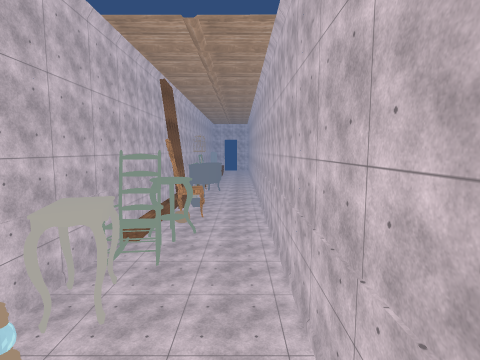
View 1 (above)

14 first-person views from a walk through a 3-D level made in the Unity game engine. The camera is 1.2 m above the floor, tilts 6° down and sees 80° across. The floor is counted in squares, 1 m on a side. Each view is taken from the middle of a square. On the plan, view 1 faces up. The plan holds only what a view shows up to about 13 squares ahead; the rest is blank. The place goes on beyond the plan. Some surface patterns are stand-ins.

View 2
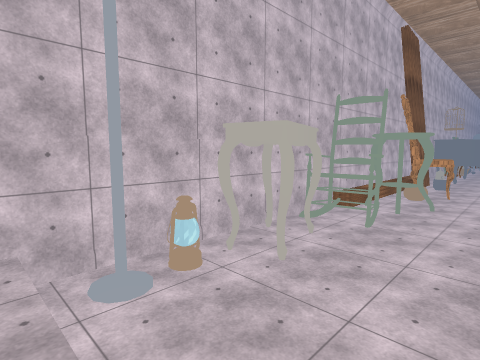

View 3
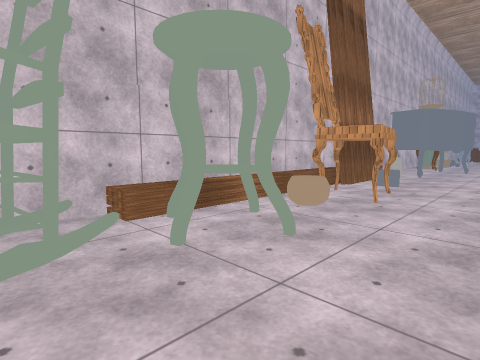

View 4
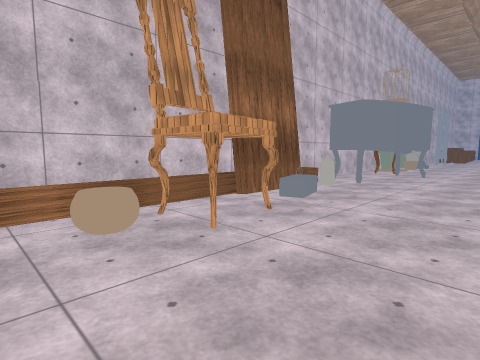

View 5
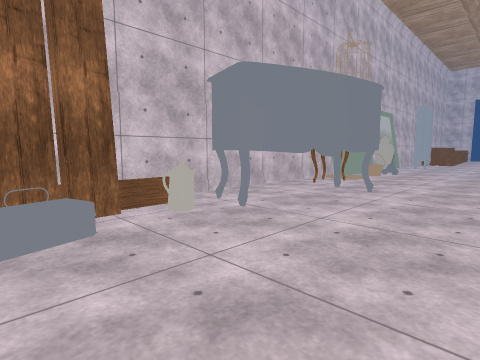

View 6
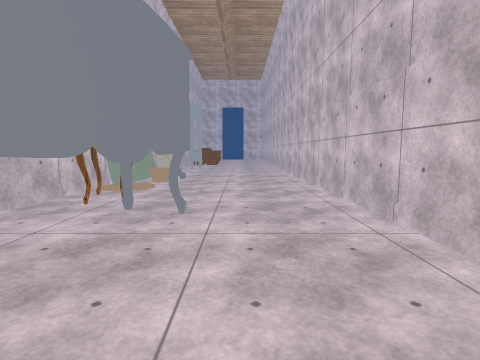

View 7
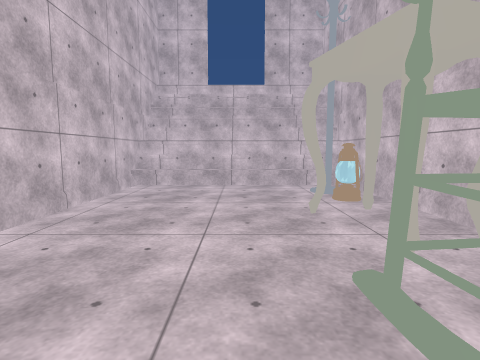

View 8
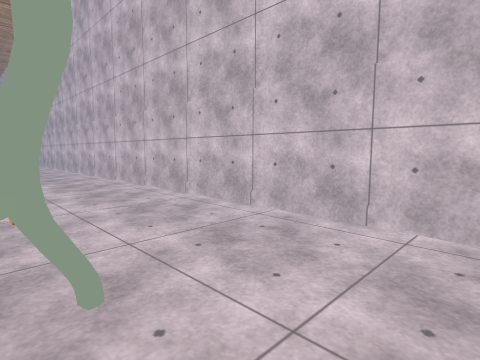

View 9
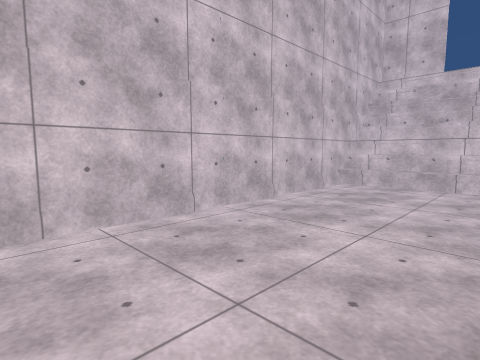

View 10
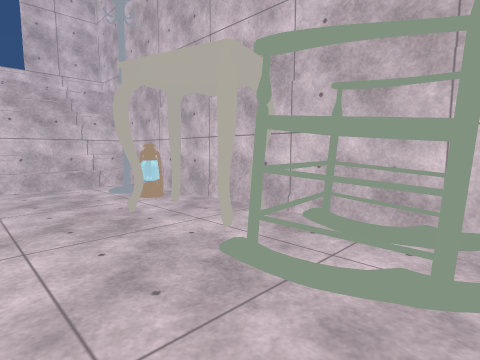

View 11
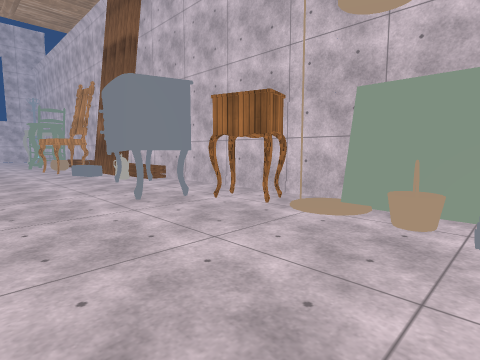

View 12
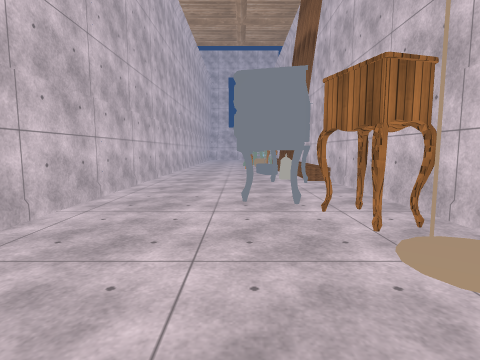

View 13
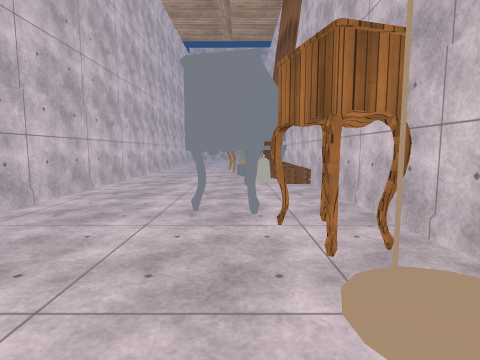

View 14
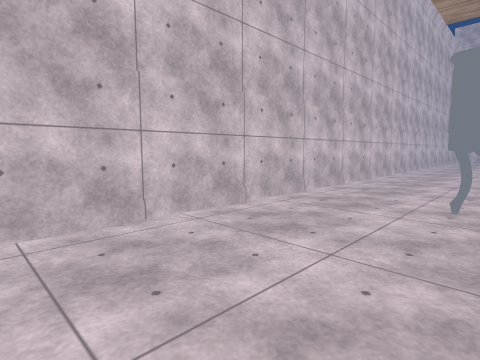

### Floor plan
Key: @ floor where view 1 was taken; # wall or solid block; . main floor; : floor 0.25 m higher than the main floor; + floor 0.5 m higher than the main floor; / step, stairs or slope; F flashlight; C chair; A vase; N nightstand; O other object.
Columns run from 6 left of view 1 to 2 right of it. Each row starts with its distance up from view 1.
 36  #:.....#
 35  #O.....#
 34 ##......#
 33 ##......#
 32 #NN.....#
 31 #NN.....#
 30 ##NO....#
 29 ##OOO...#
 28  #O O...#
 27  #OOO...#
 26  #OO....#
 25  #OO....#
 24  #O.....#
 23 ###.....#
 22 ###.....#
 21 #+#.....#
 20 #+......#
 19 #+CC....#
 18 #+CCC...#
 17 #+AA....#
 16 #+.A....#
 15 #+O.....#
 14 #+OO....#
 13 #/.O....#
 12 #/O.....#
 11 #OOO....#
 10 #OOO....#
  9 ##O.....#
  8 #O......#
  7 ##.O....#
  6 #O......#
  5 #F......#
  4 #O......#
  3 #./.....#
  2 #///////#
  1 #///////#
  0 #/////@/#
 -1 #///////#
 -2 ###   ###

Positions as (right, up) in squares from view 1, and headings:
1: (0, 0), facing up
2: (0, 2), facing up-left
3: (0, 11), facing up-left
4: (1, 15), facing up-left
5: (1, 21), facing up-left
6: (-1, 24), facing up
7: (-2, 12), facing down
8: (-3, 12), facing up-right
9: (-3, 12), facing down-right
10: (-1, 12), facing down-left
11: (1, 36), facing down-left
12: (-2, 36), facing down
13: (-3, 35), facing down
14: (-3, 36), facing down-right
